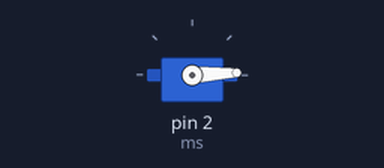
This sketch was run on a simulated Arduino Uno, built with avr-gcc and run on an emulated ATmega328P. Shown: servo.

Above: at 0.05 s.
At 0.9 s:
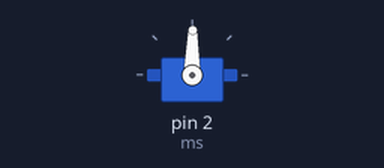
At 1.75 s:
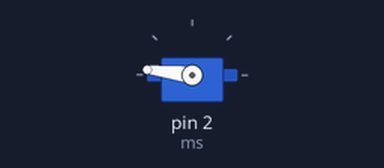
At 3.45 s:
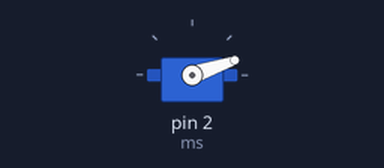
Timing chart, 0 to 8.4 s (numbered marks = the images above):
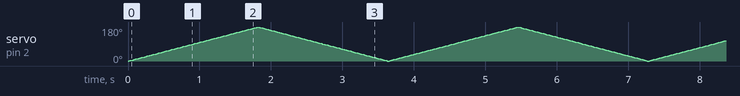

The sketch:

microservo1.ino
```cpp
#include <Servo.h>

Servo ms;

void setup()
{
  ms.attach(2);
}

void loop()
{
  for(int i = 0; i < 180; i++){
  	ms.write(i);
    delay(10);
  }

  for(int i = 180; i >= 0; i--){
   	ms.write(i);
    delay(10);
  }
}
```
